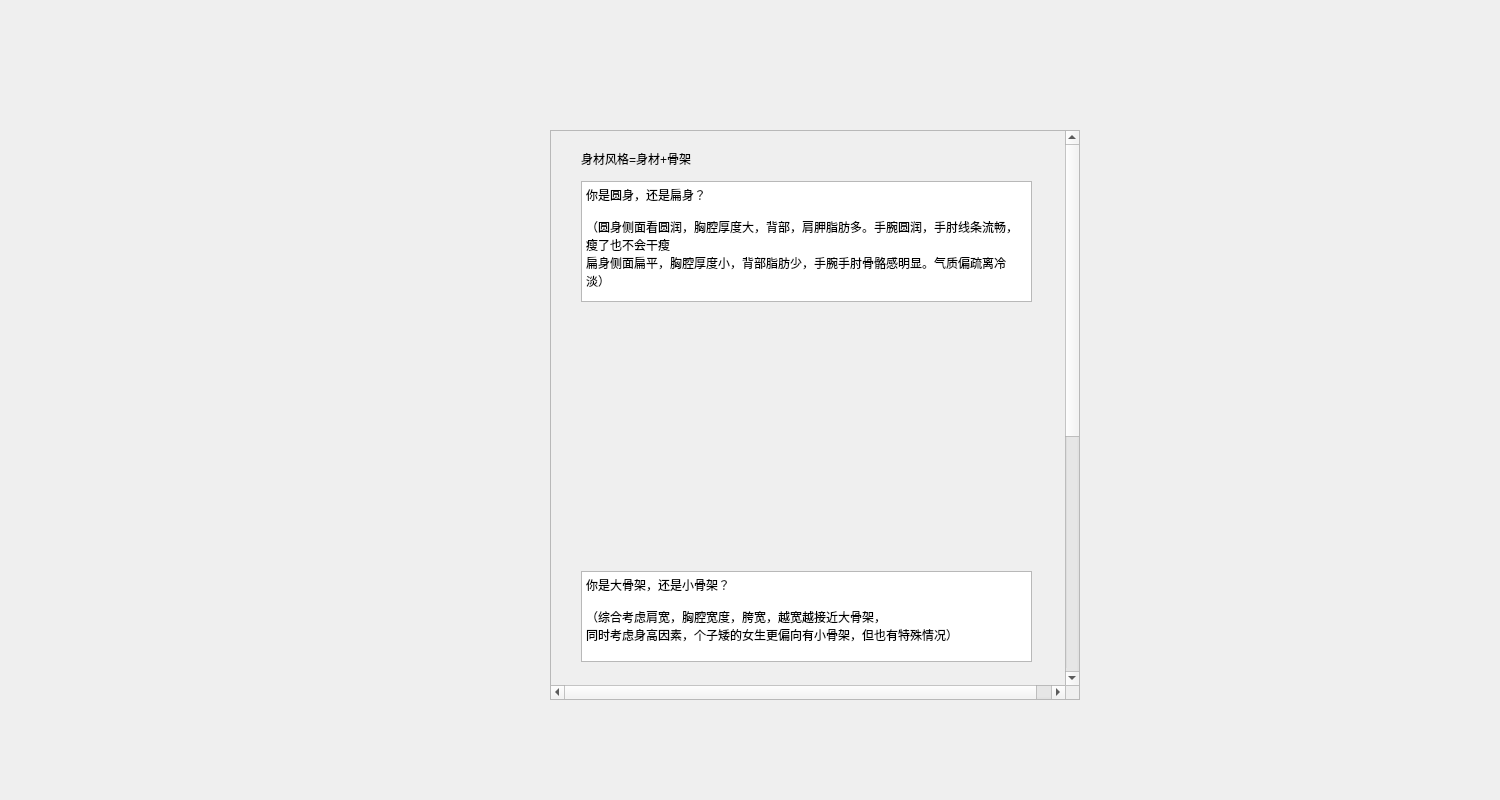
<?xml version="1.0" encoding="UTF-8"?>
<ui version="4.0">
 <class>coldandwarm</class>
 <widget class="QWidget" name="coldandwarm">
  <property name="geometry">
   <rect>
    <x>0</x>
    <y>0</y>
    <width>1500</width>
    <height>800</height>
   </rect>
  </property>
  <property name="windowTitle">
   <string>Form</string>
  </property>
  <widget class="QScrollArea" name="scrollArea">
   <property name="geometry">
    <rect>
     <x>550</x>
     <y>130</y>
     <width>530</width>
     <height>570</height>
    </rect>
   </property>
   <property name="minimumSize">
    <size>
     <width>20</width>
     <height>20</height>
    </size>
   </property>
   <property name="verticalScrollBarPolicy">
    <enum>Qt::ScrollBarAlwaysOn</enum>
   </property>
   <property name="horizontalScrollBarPolicy">
    <enum>Qt::ScrollBarAlwaysOn</enum>
   </property>
   <property name="widgetResizable">
    <bool>false</bool>
   </property>
   <widget class="QWidget" name="scrollAreaWidgetContents">
    <property name="geometry">
     <rect>
      <x>0</x>
      <y>0</y>
      <width>530</width>
      <height>1000</height>
     </rect>
    </property>
    <property name="minimumSize">
     <size>
      <width>500</width>
      <height>1000</height>
     </size>
    </property>
    <widget class="QLabel" name="label">
     <property name="geometry">
      <rect>
       <x>30</x>
       <y>20</y>
       <width>171</width>
       <height>16</height>
      </rect>
     </property>
     <property name="text">
      <string>身材风格=身材+骨架</string>
     </property>
    </widget>
    <widget class="QLabel" name="label_2">
     <property name="geometry">
      <rect>
       <x>30</x>
       <y>180</y>
       <width>211</width>
       <height>251</height>
      </rect>
     </property>
     <property name="text">
      <string/>
     </property>
    </widget>
    <widget class="QLabel" name="label_3">
     <property name="geometry">
      <rect>
       <x>270</x>
       <y>180</y>
       <width>221</width>
       <height>251</height>
      </rect>
     </property>
     <property name="text">
      <string/>
     </property>
    </widget>
    <widget class="QLabel" name="label_4">
     <property name="geometry">
      <rect>
       <x>30</x>
       <y>540</y>
       <width>211</width>
       <height>271</height>
      </rect>
     </property>
     <property name="text">
      <string/>
     </property>
    </widget>
    <widget class="QLabel" name="label_5">
     <property name="geometry">
      <rect>
       <x>260</x>
       <y>540</y>
       <width>221</width>
       <height>271</height>
      </rect>
     </property>
     <property name="text">
      <string/>
     </property>
    </widget>
    <widget class="QLabel" name="label_6">
     <property name="geometry">
      <rect>
       <x>40</x>
       <y>820</y>
       <width>431</width>
       <height>16</height>
      </rect>
     </property>
     <property name="text">
      <string>综合考虑你的身材类型与骨骼类型，选择你的身材风格是？</string>
     </property>
    </widget>
    <widget class="QRadioButton" name="radioButton">
     <property name="geometry">
      <rect>
       <x>40</x>
       <y>850</y>
       <width>115</width>
       <height>19</height>
      </rect>
     </property>
     <property name="text">
      <string>大骨架圆身材</string>
     </property>
    </widget>
    <widget class="QRadioButton" name="radioButton_2">
     <property name="geometry">
      <rect>
       <x>40</x>
       <y>890</y>
       <width>115</width>
       <height>19</height>
      </rect>
     </property>
     <property name="text">
      <string>大骨架扁身材</string>
     </property>
    </widget>
    <widget class="QRadioButton" name="radioButton_3">
     <property name="geometry">
      <rect>
       <x>250</x>
       <y>850</y>
       <width>171</width>
       <height>19</height>
      </rect>
     </property>
     <property name="text">
      <string>小/中等骨架圆身材</string>
     </property>
    </widget>
    <widget class="QRadioButton" name="radioButton_4">
     <property name="geometry">
      <rect>
       <x>250</x>
       <y>890</y>
       <width>171</width>
       <height>19</height>
      </rect>
     </property>
     <property name="text">
      <string>小/中等骨架扁身材</string>
     </property>
    </widget>
    <widget class="QTextBrowser" name="textBrowser_3">
     <property name="geometry">
      <rect>
       <x>30</x>
       <y>50</y>
       <width>451</width>
       <height>121</height>
      </rect>
     </property>
     <property name="html">
      <string>&lt;!DOCTYPE HTML PUBLIC &quot;-//W3C//DTD HTML 4.0//EN&quot; &quot;http://www.w3.org/TR/REC-html40/strict.dtd&quot;&gt;
&lt;html&gt;&lt;head&gt;&lt;meta name=&quot;qrichtext&quot; content=&quot;1&quot; /&gt;&lt;style type=&quot;text/css&quot;&gt;
p, li { white-space: pre-wrap; }
&lt;/style&gt;&lt;/head&gt;&lt;body style=&quot; font-family:'SimSun'; font-size:9pt; font-weight:400; font-style:normal;&quot;&gt;
&lt;p style=&quot; margin-top:0px; margin-bottom:0px; margin-left:0px; margin-right:0px; -qt-block-indent:0; text-indent:0px;&quot;&gt;你是圆身，还是扁身？&lt;/p&gt;
&lt;p style=&quot;-qt-paragraph-type:empty; margin-top:0px; margin-bottom:0px; margin-left:0px; margin-right:0px; -qt-block-indent:0; text-indent:0px;&quot;&gt;&lt;br /&gt;&lt;/p&gt;
&lt;p style=&quot; margin-top:0px; margin-bottom:0px; margin-left:0px; margin-right:0px; -qt-block-indent:0; text-indent:0px;&quot;&gt;（圆身侧面看圆润，胸腔厚度大，背部，肩胛脂肪多。手腕圆润，手肘线条流畅，瘦了也不会干瘦&lt;/p&gt;
&lt;p style=&quot; margin-top:0px; margin-bottom:0px; margin-left:0px; margin-right:0px; -qt-block-indent:0; text-indent:0px;&quot;&gt;扁身侧面扁平，胸腔厚度小，背部脂肪少，手腕手肘骨骼感明显。气质偏疏离冷淡）&lt;/p&gt;&lt;/body&gt;&lt;/html&gt;</string>
     </property>
    </widget>
    <widget class="QTextBrowser" name="textBrowser_2">
     <property name="geometry">
      <rect>
       <x>30</x>
       <y>440</y>
       <width>451</width>
       <height>91</height>
      </rect>
     </property>
     <property name="html">
      <string>&lt;!DOCTYPE HTML PUBLIC &quot;-//W3C//DTD HTML 4.0//EN&quot; &quot;http://www.w3.org/TR/REC-html40/strict.dtd&quot;&gt;
&lt;html&gt;&lt;head&gt;&lt;meta name=&quot;qrichtext&quot; content=&quot;1&quot; /&gt;&lt;style type=&quot;text/css&quot;&gt;
p, li { white-space: pre-wrap; }
&lt;/style&gt;&lt;/head&gt;&lt;body style=&quot; font-family:'SimSun'; font-size:9pt; font-weight:400; font-style:normal;&quot;&gt;
&lt;p style=&quot; margin-top:0px; margin-bottom:0px; margin-left:0px; margin-right:0px; -qt-block-indent:0; text-indent:0px;&quot;&gt;你是大骨架，还是小骨架？&lt;/p&gt;
&lt;p style=&quot;-qt-paragraph-type:empty; margin-top:0px; margin-bottom:0px; margin-left:0px; margin-right:0px; -qt-block-indent:0; text-indent:0px;&quot;&gt;&lt;br /&gt;&lt;/p&gt;
&lt;p style=&quot; margin-top:0px; margin-bottom:0px; margin-left:0px; margin-right:0px; -qt-block-indent:0; text-indent:0px;&quot;&gt;（综合考虑肩宽，胸腔宽度，胯宽，越宽越接近大骨架，&lt;/p&gt;
&lt;p style=&quot; margin-top:0px; margin-bottom:0px; margin-left:0px; margin-right:0px; -qt-block-indent:0; text-indent:0px;&quot;&gt;同时考虑身高因素，个子矮的女生更偏向有小骨架，但也有特殊情况）&lt;/p&gt;&lt;/body&gt;&lt;/html&gt;</string>
     </property>
    </widget>
   </widget>
  </widget>
 </widget>
 <resources/>
 <connections/>
</ui>
